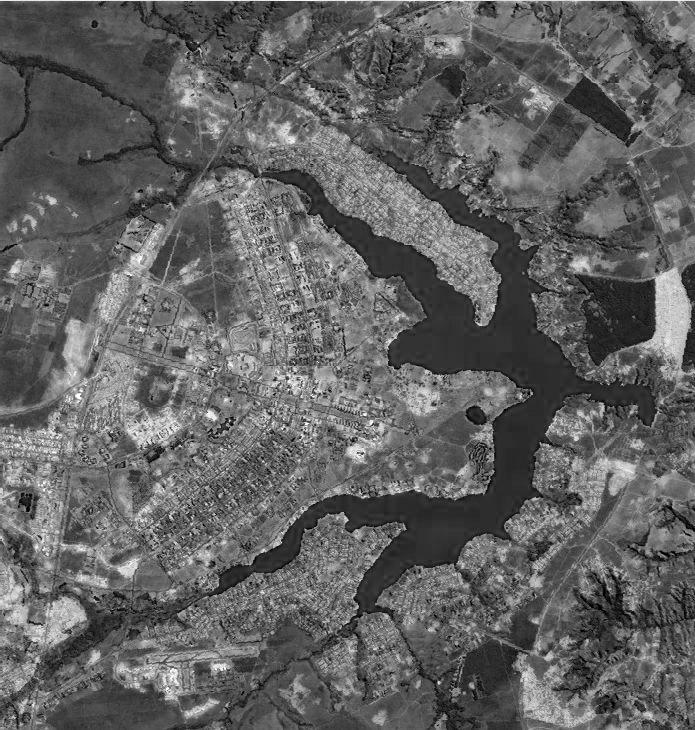
#> input picture input/cidade_1.jpg, 695 x 730 px
$ python operacoes_aritmeticas_geometricas.py
#> lines starting #> are read from the running program, lines starting #| are printed output that depends on the picture
from PIL import Image


def soma(img_1, img_2):
    """
        Função que subtrai os valores dos pixels de duas imagens.
        As duas imagens devem ter as mesmas dimensões para que a operação possa ser feita.

        :param img_1: imagem recebida para subtração;
        :param img_2: imagem recebida para subtração;

        :return img_resultante: retorna imagem gerada a partir da subtração.
    """
    # Converter as imagens para o modo RGB se estiver em grayscale
    if img_1.mode != 'RGB':
        img_1 = img_1.convert('RGB')
    if img_2.mode != 'RGB':
        img_2 = img_2.convert('RGB')

    largura, altura = img_1.size

    if img_1.size != img_2.size:
        print("As imagens precisam ter o mesmo tamanho...")
        return None

    # Criando uma imagem vazia para armazenar o resultado
    img_resultante = Image.new('RGB', (largura, altura))

    pixels_img_1 = img_1.load()
    pixels_img_2 = img_2.load()
    pixels_img_resultante = img_resultante.load()

    # Iterando sobre cada pixel
    for x in range(largura):
        for y in range(altura):
            # Para cada canal RGB, é escolhido o maior valor entre a subtração e 0,
            # para evitar que valores negativos sejam atribuidos.
            r = min(pixels_img_1[x, y][0] + pixels_img_2[x, y][0], 255)
            g = min(pixels_img_1[x, y][1] + pixels_img_2[x, y][1], 255)
            b = min(pixels_img_1[x, y][2] + pixels_img_2[x, y][2], 255)

            # Atribuindo o novo valor de cor ao pixel resultante
            pixels_img_resultante[x, y] = (r, g, b)

    return img_resultante

# [88 lines left out: functions multiplicacao, rotacao, not called in this run]

def main():
    imagens = {'cidade1': 'cidade_1.jpg', 'cidade2': 'cidade_2.jpg', 'radiação': 'radiacao.jpg', 'gato': 'gato.jpg', 'aguia': 'aguia.jpg',
               'raiox': 'raiox.jpeg', 'moedas': 'moedas.jpg', 'pessoas': 'pessoas.jpg', 'objetos': 'objetos.jpg', 'superman': 'superman.png'}

    imagem_manipulada_1 = imagens['cidade1']
    imagem_manipulada_2 = imagens['cidade2']

    img_1 = Image.open(f"input/{imagem_manipulada_1}")
#> img_1 is the input picture: PIL image 695x730 L; min 0, max 255, mean 97.7
    img_2 = Image.open(f'input/{imagem_manipulada_2}')
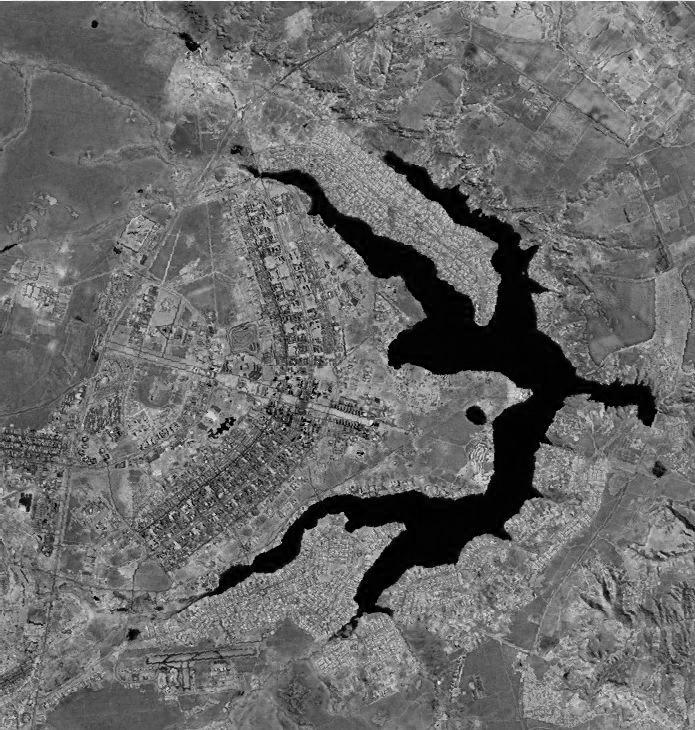
#> input picture input/cidade_2.jpg, 695 x 730 px
#> img_2 is the input picture: PIL image 695x730 L; min 0, max 255, mean 105.7

    nova_img = soma(img_1, img_2)
#> in soma, `img_resultante = Image.new('RGB', (largura, altura))`: img_resultante: PIL image 695x730 RGB; every value is 0
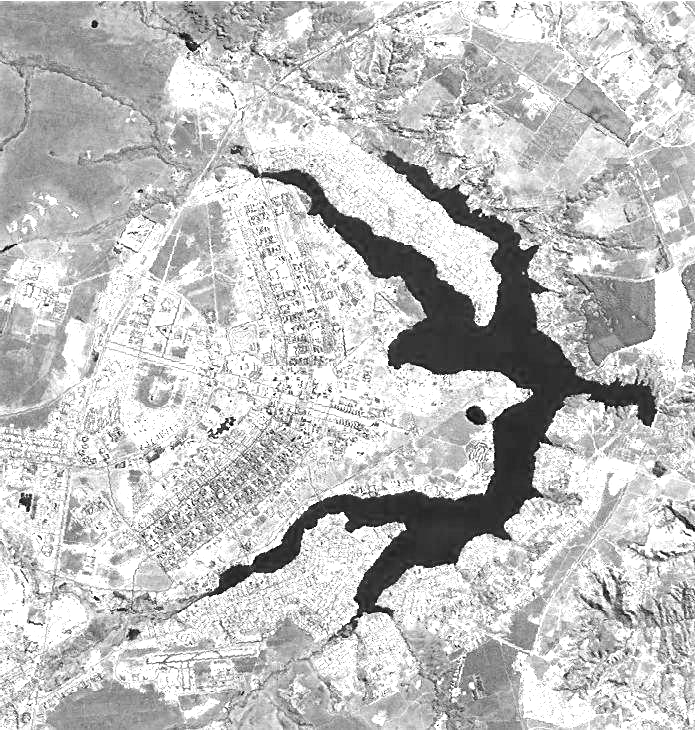
#> nova_img: PIL image 695x730 RGB; min 0, max 255, mean 192.4
    #nova_img = multiplicacao(img_1, img_2)
    #nova_img = rotacao(img_1, 180)

    # Salva a nova imagem
    try:
        nova_img.save(f'output/imagem_nova.png')
        print('Imagem salva')
    except:
        print('Erro ao salvar a imagem')


if __name__ == '__main__':
    main()
